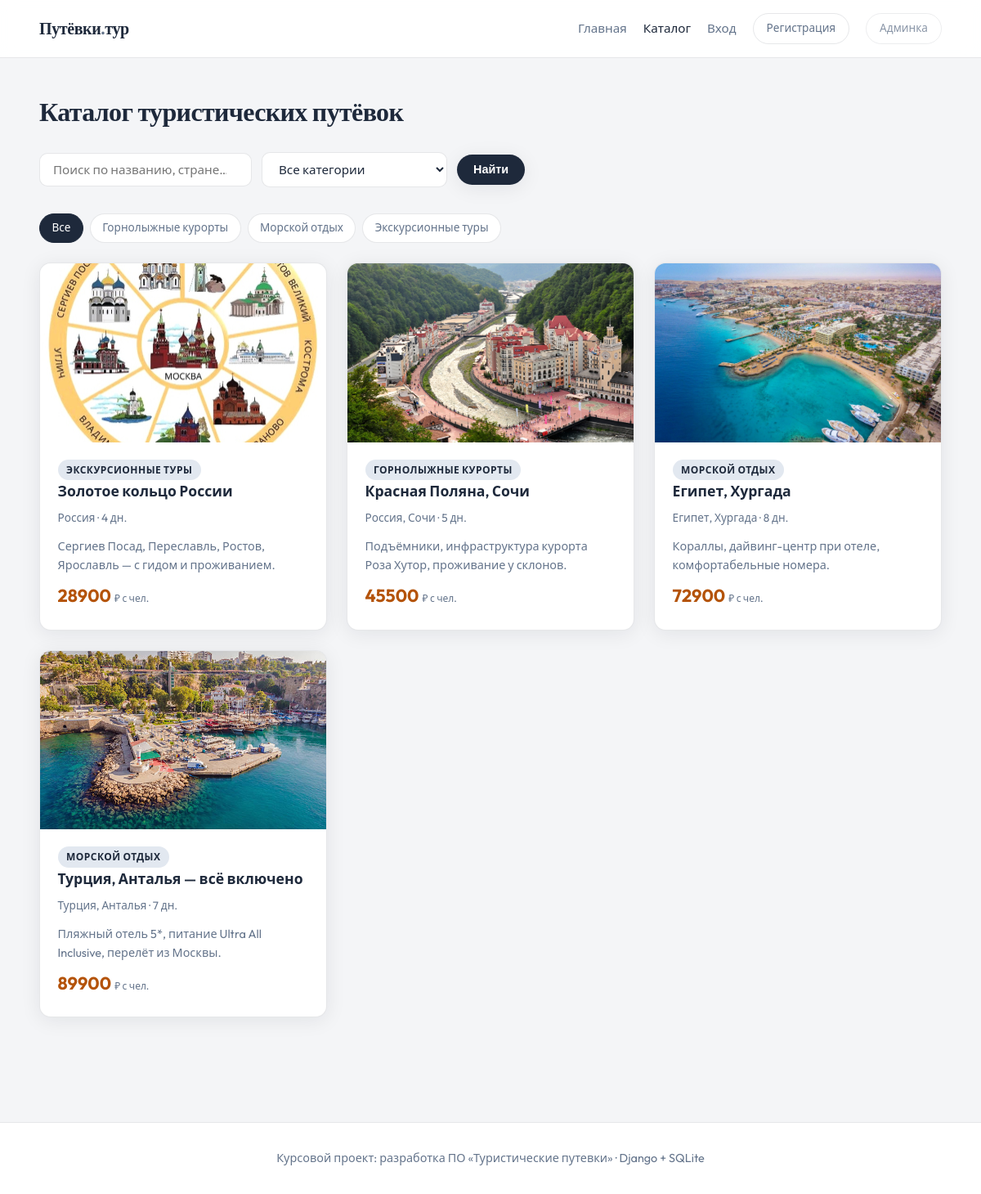
Page /putevki/ on the committed database.
### tours/models.py (models this page shows, shortened)
class Category(models.Model):
    name = models.CharField("Название", max_length=100)
    slug = models.SlugField("Слаг", unique=True)
    class Meta:
        verbose_name = "Категория"
        verbose_name_plural = "Категории"
        ordering = ["name"]

class Tour(models.Model):
    class VisaStatus(models.TextChoices):
        NOT_NEEDED = "not_needed", "Виза не требуется (по паспорту РФ)"
        REQUIRED = "required", "Нужна виза заранее"
        ON_ARRIVAL = "on_arrival", "Виза по прилёту / e-visa"
        SCHENGEN = "schengen", "Нужен Шенген или виза ЕС"
    title = models.CharField("Название путёвки", max_length=200)
    slug = models.SlugField("Слаг", unique=True)
    category = models.ForeignKey(
        Category,
        on_delete=models.PROTECT,
        related_name="tours",
        verbose_name="Категория",
    )
    short_description = models.CharField("Краткое описание", max_length=320)
    description = models.TextField("Полное описание")
    destination = models.CharField("Направление / страна", max_length=150)
    departure_city = models.CharField(
        "Город вылета",
        max_length=120,
        default="Москва",
        help_text="Откуда вылет (для карты и описания).",
    )
    visa_status = models.CharField(
        "Виза",
        max_length=20,
        choices=VisaStatus.choices,
        default=VisaStatus.NOT_NEEDED,
    )
    visa_note = models.TextField(
        "Комментарий по визе",
        blank=True,
        help_text="Дополнительно: срок действия паспорта, консульство и т.д.",
    )
    origin_lat = models.FloatField(
        "Широта точки вылета",
        null=True,
        blank=True,
        help_text="Для карты (например Москва ≈ 55.76).",
    )
    origin_lng = models.FloatField(
        "Долгота точки вылета",
        null=True,
        blank=True,
        help_text="≈ 37.62 для Москвы.",
    )
    dest_lat = models.FloatField(
        "Широта пункта назначения",
        null=True,
        blank=True,
    )
    dest_lng = models.FloatField(
        "Долгота пункта назначения",
        null=True,
        blank=True,
    )
    price = models.DecimalField("Цена, ₽", max_digits=12, decimal_places=2)
    duration_days = models.PositiveSmallIntegerField("Длительность, дней")
    departure_date = models.DateField("Дата отправления", null=True, blank=True)
    image = models.ImageField(
        "Фото обложки",
        upload_to="tours/%Y/%m/",
        blank=True,
        null=True,
    )
    is_published = models.BooleanField("Опубликовано", default=True)
    created_at = models.DateTimeField("Создано", auto_now_add=True)
    updated_at = models.DateTimeField("Обновлено", auto_now=True)
    class Meta:
        verbose_name = "Туристическая путёвка"
        verbose_name_plural = "Туристические путевки"
        ordering = ["-created_at"]
    def get_absolute_url(self):
        return reverse("tours:detail", kwargs={"slug": self.slug})

### tours/views.py (the view)
# urls.py: path("putevki/", views.tour_list, name="list"),
def tour_list(request):
    tours = Tour.objects.filter(is_published=True).select_related("category")
    q = request.GET.get("q", "").strip()
    cat = request.GET.get("category", "").strip()
    if q:
        tours = tours.filter(
            Q(title__icontains=q)
            | Q(destination__icontains=q)
            | Q(short_description__icontains=q)
        )
    if cat:
        tours = tours.filter(category__slug=cat)
    categories = Category.objects.all()
    return render(
        request,
        "tours/tour_list.html",
        {
            "tours": tours,
            "categories": categories,
            "current_category": cat,
            "search_query": q,
        },
    )

### templates/tours/tour_list.html (shortened to what this page needs)
{% extends "base.html" %}
{% block content %}
<section style="padding:2.5rem 0 4rem;">
  <div class="wrap">
    <h1 class="section-title" style="font-size:2rem;">Каталог туристических путёвок</h1>
    <div class="filters">
      <form method="get" action="{% url 'tours:list' %}">
        <input type="search" name="q" value="{{ search_query }}" placeholder="Поиск по названию, стране…" aria-label="Поиск">
        <select name="category" aria-label="Категория">
          <option value="">Все категории</option>
        </select>
        <button type="submit" class="btn btn-primary">Найти</button>
      </form>
    </div>
    <div class="chip-row" style="margin-bottom:1.5rem;">
      <a class="chip {% if not current_category %}active{% endif %}" href="{% url 'tours:list' %}{% if search_query %}?q={{ search_query|urlencode }}{% endif %}">Все</a>
      {% for c in categories %}
      <a class="chip {% if current_category == c.slug %}active{% endif %}" href="{% url 'tours:list' %}?category={{ c.slug }}{% if search_query %}&q={{ search_query|urlencode }}{% endif %}">{{ c.name }}</a>
      {% endfor %}
    </div>
    {% if tours %}
    <div class="grid-cards">
      {% for tour in tours %}
      <article class="card">
        <a href="{{ tour.get_absolute_url }}" class="card-image {% if not tour.image %}placeholder{% endif %}">
          {% if tour.image %}
          <img src="{{ tour.image.url }}" alt="{{ tour.title }}" width="400" height="250" loading="lazy">
          {% endif %}
        </a>
        <div class="card-body">
          <span class="badge">{{ tour.category.name }}</span>
          <h3><a href="{{ tour.get_absolute_url }}">{{ tour.title }}</a></h3>
          <div class="meta">{{ tour.destination }} · {{ tour.duration_days }} дн.</div>
          <p style="margin:0;color:var(--text-muted);font-size:0.9rem;">{{ tour.short_description|truncatewords:16 }}</p>
          <div class="price">{{ tour.price|floatformat:0 }} <small>₽ с чел.</small></div>
        </div>
      </article>
      {% endfor %}
    </div>
    {% else %}
    <div class="empty-state">
      <p>Ничего не найдено. Измените фильтры или добавьте путёвки в админке.</p>
    </div>
    {% endif %}
  </div>
</section>
{% endblock %}

### static/css/style.css (style rules this page uses)
:root { --bg: #f4f5f7; --bg-card: #ffffff; --bg-elevated: #eceef1; --text: #1e293b; --text-muted: #64748b; --accent: #334155; --accent-hover: #1e293b; --accent-soft: #e2e8f0; --warm: #b45309; --border: rgba(15, 23, 42, 0.1); --radius: 14px; --shadow: 0 4px 24px rgba(15, 23, 42, 0.08); --shadow-hover: 0 12px 40px rgba(15, 23, 42, 0.12); --font-sans: "Outfit", system-ui, sans-serif; --font-display: "Fraunces", Georgia, serif; }
*, *::before, *::after { box-sizing: border-box; }
html { scroll-behavior: smooth; }
body { margin: 0; min-height: 100vh; font-family: var(--font-sans); background: var(--bg); color: var(--text); line-height: 1.6; }
a { color: var(--accent-hover); text-decoration: none; }
img { max-width: 100%; height: auto; display: block; }
.wrap { width: min(1120px, 92vw); margin-inline: auto; }
.btn { display: inline-flex; align-items: center; justify-content: center; gap: 0.5rem; padding: 0.65rem 1.25rem; border-radius: 999px; font-weight: 600; font-size: 0.9rem; border: none; cursor: pointer; text-decoration: none; transition: transform 0.15s ease, box-shadow 0.15s ease, background 0.15s ease; }
.btn-primary { background: var(--text); color: #fff; box-shadow: var(--shadow); }
.section-title { font-family: var(--font-display); font-size: 1.75rem; margin: 0 0 1.5rem; letter-spacing: -0.02em; color: var(--text); }
.grid-cards { display: grid; grid-template-columns: repeat(auto-fill, minmax(280px, 1fr)); gap: 1.5rem; align-items: start; }
.card { display: flex; flex-direction: column; min-height: 0; background: var(--bg-card); border-radius: var(--radius); overflow: hidden; border: 1px solid var(--border); box-shadow: var(--shadow); transition: transform 0.2s ease, box-shadow 0.2s ease; }
.card-image { display: block; width: 100%; flex-shrink: 0; aspect-ratio: 16 / 10; background: linear-gradient(145deg, var(--bg-elevated), #d4d8de); position: relative; overflow: hidden; color: inherit; text-decoration: none; }
.card-image img { position: absolute; inset: 0; width: 100%; height: 100%; object-fit: cover; object-position: center; display: block; max-width: none; max-height: none; }
.card-body { padding: 1.25rem 1.35rem 1.5rem; }
.card-body h3 { margin: 0 0 0.5rem; font-size: 1.1rem; font-weight: 600; }
.card-body h3 a { color: var(--text); text-decoration: none; }
.meta { display: flex; flex-wrap: wrap; gap: 0.75rem; font-size: 0.85rem; color: var(--text-muted); margin-bottom: 0.75rem; }
.badge { display: inline-block; padding: 0.2rem 0.65rem; border-radius: 999px; background: var(--accent-soft); color: var(--accent-hover); font-size: 0.75rem; font-weight: 600; text-transform: uppercase; letter-spacing: 0.04em; }
.price { font-size: 1.35rem; font-weight: 700; color: var(--warm); margin-top: 0.5rem; }
.price small { font-size: 0.75rem; font-weight: 500; color: var(--text-muted); }
.filters { display: flex; flex-wrap: wrap; gap: 0.75rem; align-items: center; margin-bottom: 2rem; }
.filters form { display: flex; flex-wrap: wrap; gap: 0.75rem; align-items: center; }
input[type="search"], select { background: var(--bg-card); border: 1px solid var(--border); color: var(--text); padding: 0.6rem 1rem; border-radius: 10px; font-family: inherit; font-size: 0.95rem; }
input[type="search"] { min-width: 200px; }
.chip-row { display: flex; flex-wrap: wrap; gap: 0.5rem; }
.chip { padding: 0.4rem 0.9rem; border-radius: 999px; background: var(--bg-card); color: var(--text-muted); font-size: 0.85rem; text-decoration: none; border: 1px solid var(--border); }
.chip.active { background: var(--text); color: #fff; border-color: var(--text); }

### rows in the picture
Category: name "Горнолыжные курорты"
Category: name "Морской отдых"
Category: name "Экскурсионные туры"
Tour: image (picture), category.name "ЭКСКУРСИОННЫЕ ТУРЫ", title "Золотое кольцо России", destination "Россия", duration_days "4", short_description "Сергиев Посад, Переславль, Ростов, Ярославль — с гидом и проживанием.", price "28900"
Tour: image (picture), category.name "ГОРНОЛЫЖНЫЕ КУРОРТЫ", title "Красная Поляна, Сочи", destination "Россия, Сочи", duration_days "5", short_description "Подъёмники, инфраструктура курорта Роза Хутор, проживание у склонов.", price "45500"
Tour: image (picture), category.name "МОРСКОЙ ОТДЫХ", title "Египет, Хургада", destination "Египет, Хургада", duration_days "8", short_description "Кораллы, дайвинг-центр при отеле, комфортабельные номера.", price "72900"
Tour: image (picture), category.name "МОРСКОЙ ОТДЫХ", title "Турция, Анталья — всё включено", destination "Турция, Анталья", duration_days "7", short_description "Пляжный отель 5*, питание Ultra All Inclusive, перелёт из Москвы.", price "89900"
